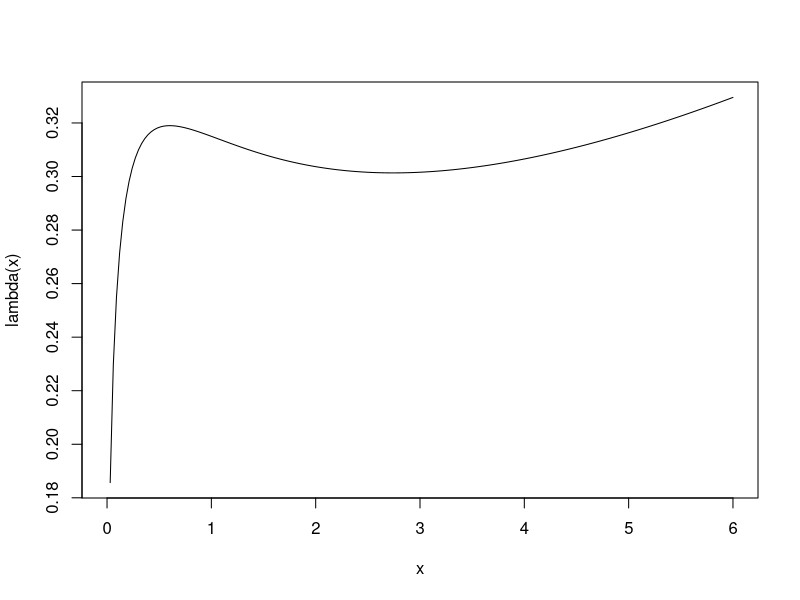

Recreate this plot in R.
#     ╭──T_1──╮
#     │       │
# A ──┼──T_2──┼──T_4── B
#     │       │
#     ╰──T_3──╯

# 1. Compute expected life length of network in figure 6
lambda_1 = function(t) 1 / (2 * sqrt(t)); lambda_4 = function(t) t^(11/10) / 50
S_1 = function(t) exp(-sqrt(t)); S_4 = function(t) exp(-t^(21/10) / 105)

# S_1 = function(t) exp(-integrate(lambda_1, 0, t)); S_4 = function(t) exp(-integrate(lambda_4, 0, t))

S = function(t) (1 - (1 - S_1(t))^3) * S_4(t)

expectedLifeLength = integrate(S, 0, Inf)
expectedLifeLength

# 2. Plot the hazard function lambda_T(t)
Lambda = deriv(as.expression(do.call('substitute', list(
		quote(-log((1 - (1 - S_1)^3) * S_4)),
		list(
			S_1 = quote(exp(-sqrt(t))),
			S_4 = quote(exp(-t^(21/10) / 105))
		)))), "t", function.arg = TRUE)
lambda = function(t) attr(Lambda(t), "gradient")
x <- seq(0, 6, length = 200)
plot(x, lambda(x), 'l')

# 3. Compute the probability that network failure is caused by the failure of T_4
# Pr(T = T_4) = Pr(T_4 < T_I) = int_0^Inf f_{T_I}(t) * S_{T_4}(t) dt
# f_T = - S_T'
